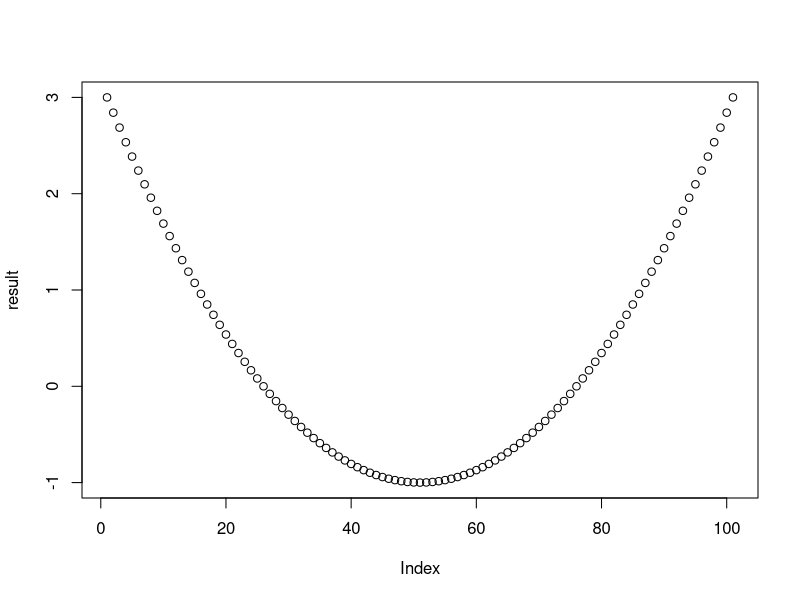

Here is the R script that generated this plot:
MyFunction <- function(x, a=-1, b=0, c=1){
  a + b*x + c*x^2 
}

x <- seq(from = -2, to = 2, length.out = 101)

result <- MyFunction(x)
plot(result)

result
